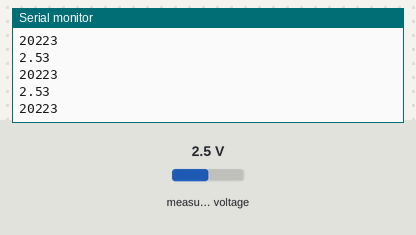
The sketch below on a simulated Arduino Uno, built with avr-gcc and run on an emulated ATmega328P. Shown: the last lines printed to the serial monitor. Wiring (inferred from the names in the program): I2C bus: SDA A4; SCL A5; ADS1115 converter at I2C address 0x48. Inputs (shaded band) come from the test bench; at power-on: measured voltage 2.5 V.

Above: at 1.5 s.
1.6 s: measured voltage set to 0.1 V
At 1.64 s:
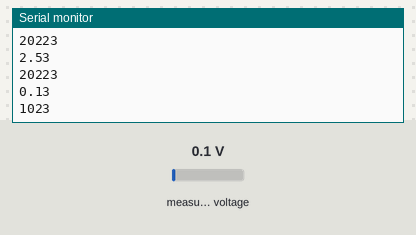
3.1 s: measured voltage set to 1.2 V
At 3.17 s:
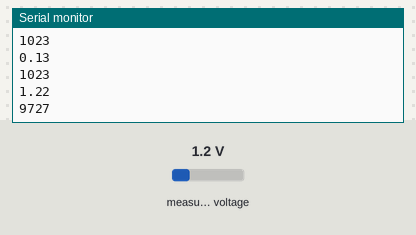
Timing chart, 0 to 6.1 s (numbered marks = the images above; inputs shaded):
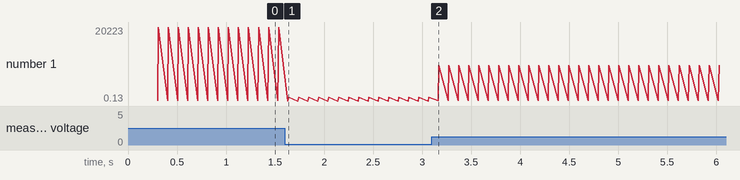

Measured:
- after the input at 1.6 s, the serial monitor: prints a new line at once (image 1)
- after the input at 3.1 s, the serial monitor: prints a new line after 0.06 s (image 2)
- plotted number 1: 20223 → 1023 after the input at 1.6 s, 1023 → 9727 after the input at 3.1 s

The sketch:

ads1115-soft-i2c-v01.ino
```cpp
//!
// based on:
// https://github.com/thebreadboard/SampleSketches
//
// software i2c from:
// https://github.com/ElektorLabs/ads1115-driver
// ADS1115_Test

// Include the bit-banged I2C driver.
#include "soft_i2c.h"

#define ASD1115 0x48

unsigned int val = 0;
byte writeBuf[3];
byte buffer[3];
const float VPS = 4.096 / 32768.0; // volts per step
int sda_pin = A4;
int scl_pin = A5;

// You must provide this function.
void soft_i2c_delay(void)
{
  delayMicroseconds(5);
}

// You must provide this function.
void soft_i2c_sda_mode(uint8_t value)
{
  if (value==0) pinMode(sda_pin,INPUT); // Use pull-ups on bus.
  else pinMode(sda_pin,OUTPUT);
}

// You must provide this function.
void soft_i2c_sda_write(uint8_t value)
{
  digitalWrite(sda_pin,value);
}

// You must provide this function.
uint8_t soft_i2c_sda_read(void)
{
  return digitalRead(sda_pin);
}

// You must provide this function.
void soft_i2c_scl_write(uint8_t value)
{
  digitalWrite(scl_pin,value);
}

void setup(void)
{
  Serial.begin(9600);
  Serial.println("ADS1115 ADC board");
  Serial.println("");

  // Setup bit-banged I2C pins.
  pinMode(sda_pin,OUTPUT);
  pinMode(scl_pin,OUTPUT);

  // ASD1115
  // set config register and start conversion
  // ANC1 and GND, 4.096v, 128s/s
  writeBuf[0] = 1;    // config register is 1
  writeBuf[1] = 0b11010010; // 0xC2 single shot off
  // bit 15 flag bit for single shot
  // Bits 14-12 input selection:
  // 100 ANC0; 101 ANC1; 110 ANC2; 111 ANC3
  // Bits 11-9 Amp gain. Default to 010 here 001 P19
  // Bit 8 Operational mode of the ADS1115.
  // 0 : Continuous conversion mode
  // 1 : Power-down single-shot mode (default)

  writeBuf[2] = 0b10000101; // bits 7-0  0x85
  // Bits 7-5 data rate default to 100 for 128SPS
  // Bits 4-0  comparator functions see spec sheet.

// setup ADS1115
  soft_i2c_start();
  soft_i2c_write(ASD1115<<1);
// soft_i2c_start_write(ASD1115);
  soft_i2c_write(writeBuf[0]);
  soft_i2c_write(writeBuf[1]);
  soft_i2c_write(writeBuf[2]);
  soft_i2c_stop();
  delay(300);
}

void loop() {
  soft_i2c_start();                   // Wire.begin(); // begin I2C
  soft_i2c_write(ASD1115<<1);
  // soft_i2c_start_write(ASD1115);   // Wire.beginTransmission(ASD1115); // DAC
  soft_i2c_write(0x0);                // Wire.write(buffer[0]); // pointer
  // soft_i2c_stop();                 // Wire.endTransmission();

  soft_i2c_start();                   // Wire.begin(); // begin I2C
  soft_i2c_write((ASD1115<<1)|0x01);
  // soft_i2c_start_read(ASD1115, 2); // Wire.requestFrom(ASD1115, 2);
  buffer[1] = soft_i2c_read();        // buffer[1] = Wire.read();
  buffer[2] = soft_i2c_read();        // buffer[2] = Wire.read();
  soft_i2c_stop();                    // Wire.endTransmission();

  // convert display results
  val = buffer[1] << 8 | buffer[2];

  if (val > 32768) val = 0;

  Serial.println(val * VPS);
  Serial.println(val);

  // just an indicator
  digitalWrite(13, HIGH);
  delay(50);
  digitalWrite(13, LOW);
  delay(50);
}
```

soft_i2c.c
```cpp
/**************************************************************************/
/*!
    @file     soft_i2c.c
    @author   CPV (Elektor), adapted from SoftI2C by Southern Storm Software, Pty Ltd.
    @license  see below

    Bit-banged I2C driver.

    v1.0 - First release
*/
/*
 * Copyright (C) 2012 Southern Storm Software, Pty Ltd.
 *
 * Permission is hereby granted, free of charge, to any person obtaining a
 * copy of this software and associated documentation files (the "Software"),
 * to deal in the Software without restriction, including without limitation
 * the rights to use, copy, modify, merge, publish, distribute, sublicense,
 * and/or sell copies of the Software, and to permit persons to whom the
 * Software is furnished to do so, subject to the following conditions:
 *
 * The above copyright notice and this permission notice shall be included
 * in all copies or substantial portions of the Software.
 *
 * THE SOFTWARE IS PROVIDED "AS IS", WITHOUT WARRANTY OF ANY KIND, EXPRESS
 * OR IMPLIED, INCLUDING BUT NOT LIMITED TO THE WARRANTIES OF MERCHANTABILITY,
 * FITNESS FOR A PARTICULAR PURPOSE AND NONINFRINGEMENT. IN NO EVENT SHALL THE
 * AUTHORS OR COPYRIGHT HOLDERS BE LIABLE FOR ANY CLAIM, DAMAGES OR OTHER
 * LIABILITY, WHETHER IN AN ACTION OF CONTRACT, TORT OR OTHERWISE, ARISING
 * FROM, OUT OF OR IN CONNECTION WITH THE SOFTWARE OR THE USE OR OTHER
 * DEALINGS IN THE SOFTWARE.
 */
/**************************************************************************/

#include "soft_i2c.h"


#define SOFT_I2C_INPUT  (0)
#define SOFT_I2C_OUTPUT  (1)
#define SOFT_I2C_LOW  (0)
#define SOFT_I2C_HIGH  (1)

static uint8_t soft_i2c_started;
static unsigned int soft_i2c_bytes_to_read;


void soft_i2c_init(void)
{
  // Make SDA an output.
  // SCL is supposed to be always an output.
  soft_i2c_sda_mode(SOFT_I2C_OUTPUT);
  // Put I2C bus in idle mode.
  soft_i2c_scl_write(SOFT_I2C_HIGH);
  soft_i2c_sda_write(SOFT_I2C_HIGH);
  // Initialise state variables.
  soft_i2c_started = 0;
  soft_i2c_bytes_to_read = 0;
}


void soft_i2c_start(void)
{
  soft_i2c_sda_mode(SOFT_I2C_OUTPUT);
  if (soft_i2c_started)
  {
    // Already started, so send a restart condition.
    soft_i2c_sda_write(SOFT_I2C_HIGH);
    soft_i2c_scl_write(SOFT_I2C_HIGH);
    soft_i2c_delay();
  }
  soft_i2c_sda_write(SOFT_I2C_LOW);
  soft_i2c_delay();
  soft_i2c_scl_write(SOFT_I2C_LOW);
  soft_i2c_delay();
  soft_i2c_started = 1;
}


void soft_i2c_stop(void)
{
  soft_i2c_sda_mode(SOFT_I2C_OUTPUT);
  soft_i2c_sda_write(SOFT_I2C_LOW);
  soft_i2c_scl_write(SOFT_I2C_HIGH);
  soft_i2c_delay();
  soft_i2c_sda_write(SOFT_I2C_HIGH);
  soft_i2c_delay();
  soft_i2c_started = 0;
}


uint8_t soft_i2c_start_write(uint8_t address)
{
  soft_i2c_start();
  if (soft_i2c_write(address<<1)==0) return 0;
  return 1;
}


uint8_t soft_i2c_write(uint8_t value)
{
  uint8_t mask = 0x80;
  while (mask!=0)
  {
    soft_i2c_write_bit((value&mask)!=0);
    mask >>= 1;
  }
  if (soft_i2c_read_bit()!=0) return 0;
  return 1;
}


uint8_t soft_i2c_start_read(uint8_t address, unsigned int count)
{
  soft_i2c_start();
  if (soft_i2c_write((address<<1)|0x01)==0)
  {
    soft_i2c_bytes_to_read = 0;
    return 0;
  }
  soft_i2c_bytes_to_read = count;
  return 1;
}


unsigned int soft_i2c_available(void)
{
  return soft_i2c_bytes_to_read;
}


uint8_t soft_i2c_read(void)
{
  uint8_t i;
  uint8_t value = 0;
  // Read 8 bits
  for (i=0; i<8; i++)
  {
    value = (value<<1) | soft_i2c_read_bit();
  }
  if (soft_i2c_bytes_to_read>1)
  {
    // More bytes left to read - send an ACK.
    soft_i2c_write_bit(0);
    soft_i2c_bytes_to_read -= 1;
  }
  else
  {
    // Last byte - send the NACK and a stop condition.
    soft_i2c_write_bit(1);
    soft_i2c_stop();
    soft_i2c_bytes_to_read = 0;
  }
  return value;
}


void soft_i2c_write_bit(uint8_t bit)
{
  soft_i2c_sda_mode(SOFT_I2C_OUTPUT);
  soft_i2c_sda_write(bit);
  soft_i2c_delay();
  soft_i2c_scl_write(SOFT_I2C_HIGH);
  soft_i2c_delay();
  soft_i2c_scl_write(SOFT_I2C_LOW);
  soft_i2c_delay();
}


uint8_t soft_i2c_read_bit(void)
{
  soft_i2c_sda_mode(SOFT_I2C_INPUT);
  soft_i2c_sda_write(SOFT_I2C_HIGH);
  soft_i2c_scl_write(SOFT_I2C_HIGH);
  uint8_t bit = soft_i2c_sda_read();
  soft_i2c_delay();
  soft_i2c_scl_write(SOFT_I2C_LOW);
  soft_i2c_delay();
  return bit;
}
```

soft_i2c.h
```cpp
/**************************************************************************/
/*!
    @file     soft_i2c.h
    @author   CPV (Elektor), adapted from SoftI2C by Southern Storm Software, Pty Ltd.
    @license  see below

    Bit-banged I2C driver.

    v1.0 - First release
*/
/*
 * Copyright (C) 2012 Southern Storm Software, Pty Ltd.
 *
 * Permission is hereby granted, free of charge, to any person obtaining a
 * copy of this software and associated documentation files (the "Software"),
 * to deal in the Software without restriction, including without limitation
 * the rights to use, copy, modify, merge, publish, distribute, sublicense,
 * and/or sell copies of the Software, and to permit persons to whom the
 * Software is furnished to do so, subject to the following conditions:
 *
 * The above copyright notice and this permission notice shall be included
 * in all copies or substantial portions of the Software.
 *
 * THE SOFTWARE IS PROVIDED "AS IS", WITHOUT WARRANTY OF ANY KIND, EXPRESS
 * OR IMPLIED, INCLUDING BUT NOT LIMITED TO THE WARRANTIES OF MERCHANTABILITY,
 * FITNESS FOR A PARTICULAR PURPOSE AND NONINFRINGEMENT. IN NO EVENT SHALL THE
 * AUTHORS OR COPYRIGHT HOLDERS BE LIABLE FOR ANY CLAIM, DAMAGES OR OTHER
 * LIABILITY, WHETHER IN AN ACTION OF CONTRACT, TORT OR OTHERWISE, ARISING
 * FROM, OUT OF OR IN CONNECTION WITH THE SOFTWARE OR THE USE OR OTHER
 * DEALINGS IN THE SOFTWARE.
 */
/**************************************************************************/

#ifndef __SOFT_I2C_H__
#define __SOFT_I2C_H__


#ifdef __cplusplus
extern "C" {
#endif

#include <stdint.h>

/**
 * \brief Bit-banged implementation of an I2C master.
 *
 * This class implements the I2C master protocol on any arbitrary pair
 * of data and clock pins.
 *
 * This implementation only implements the master side of the protocol.
 * It assumes that there is a single bus master, no arbitration, and
 * no clock stretching.
 */


// Stubs to be implemented by you (the user).
extern void soft_i2c_delay(void);
extern void soft_i2c_sda_mode(uint8_t value);
extern void soft_i2c_sda_write(uint8_t value);
extern uint8_t soft_i2c_sda_read(void);
extern void soft_i2c_scl_write(uint8_t value);


void soft_i2c_init(void);
void soft_i2c_start(void);
void soft_i2c_stop(void);
uint8_t soft_i2c_start_write(uint8_t address);
uint8_t soft_i2c_write(uint8_t value);
uint8_t soft_i2c_start_read(uint8_t address, unsigned int count);
unsigned int soft_i2c_available(void);
uint8_t soft_i2c_read(void);
void soft_i2c_write_bit(uint8_t bit);
uint8_t soft_i2c_read_bit(void);


#ifdef __cplusplus
}
#endif

#endif // __SOFT_I2C_H__
```
